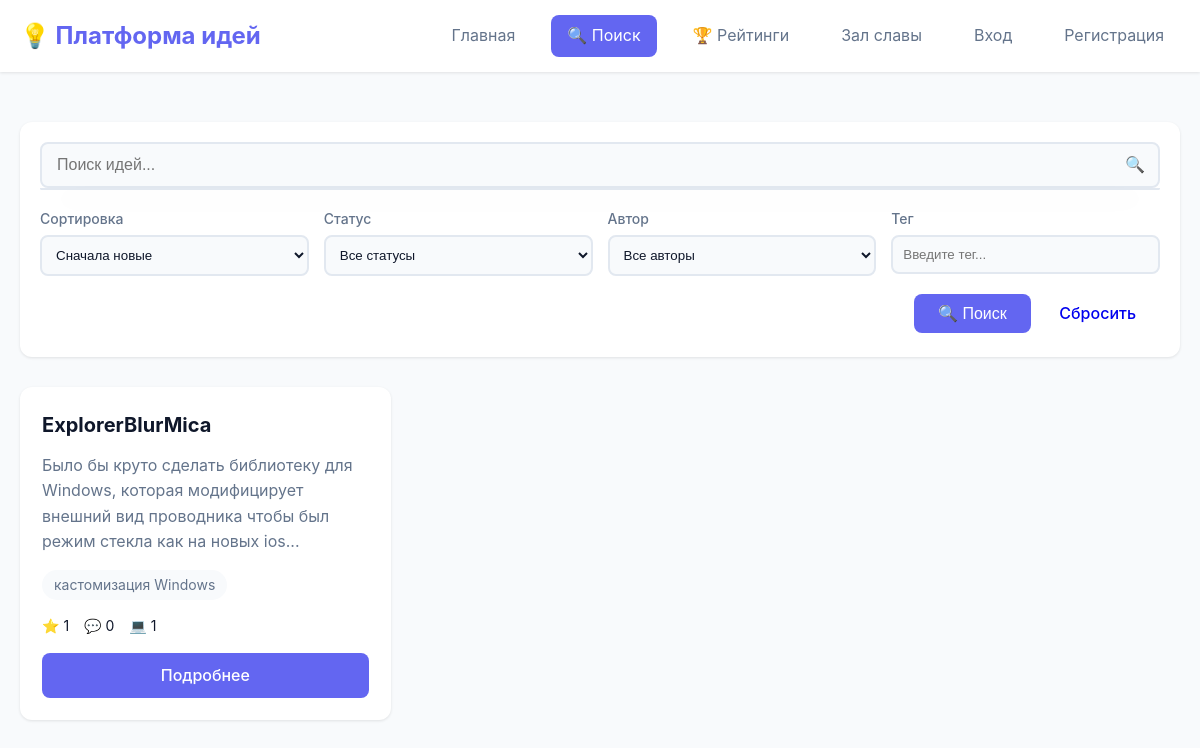
Screenshot of /open-source-ideas/search.php with the database file from the repository.
### tables this page shows
CREATE TABLE `ideas` (
  `id` int NOT NULL,
  `user_id` int NOT NULL,
  `title` varchar(255) NOT NULL,
  `description` text NOT NULL,
  `tags` varchar(255) DEFAULT NULL,
  `image` varchar(255) DEFAULT NULL,
  `created_at` timestamp NULL DEFAULT CURRENT_TIMESTAMP,
  `status` enum('new','in_progress','completed','abandoned') DEFAULT 'new',
  `views` int DEFAULT '0'
);

### open-source-ideas/config.php (called while the page is built, shortened)
<?php
function h($str) {
    return htmlspecialchars($str, ENT_QUOTES, 'UTF-8');
}

### open-source-ideas/search.php (the view, shortened to what this page needs)
<?php
require_once 'config.php';
$searchQuery = trim($_GET['q'] ?? '');
$sortBy = $_GET['sort'] ?? 'date_desc';
$filterTag = $_GET['tag'] ?? '';
$db = getDB();
$where = ['1=1'];
$params = [];
$orderBy = "i.created_at DESC";
$sql = "
    SELECT i.*, u.username,
        (SELECT COUNT(*) FROM idea_likes WHERE idea_id = i.id) as likes_count,
        (SELECT COUNT(*) FROM comments WHERE idea_id = i.id) as comments_count,
        (SELECT COUNT(*) FROM responses WHERE idea_id = i.id) as responses_count
    FROM ideas i
    JOIN users u ON i.user_id = u.id
    WHERE " . implode(" AND ", $where) . "
    ORDER BY $orderBy
";
$stmt = $db->prepare($sql);
$stmt->execute($params);
$ideas = $stmt->fetchAll();
?>
<!DOCTYPE html>
<html lang="ru">
<head>
    <?php include 'includes_head.php'; ?>
</head>
<body>
    <?php include 'navbar.php'; ?>
    <div class="container">
        <div class="search-container">
            <form method="GET" action="">
                <div class="search-box">
                    <input type="text"
                           name="q"
                           class="search-input"
                           placeholder="Поиск идей..."
                           value="<?= h($searchQuery) ?>"
                           autocomplete="off"
                           id="search-input">
                    <span class="search-icon">🔍</span>
                    <div class="autocomplete-results" id="autocomplete-results"></div>
                </div>
                <div class="filters-row">
                    <div class="filter-group">
                        <label for="sort">Сортировка</label>
                        <select name="sort" id="sort" class="filter-select">
                            <option value="date_desc" <?= $sortBy == 'date_desc' ? 'selected' : '' ?>>Сначала новые</option>
                        </select>
                    </div>
                    <div class="filter-group">
                        <label for="status">Статус</label>
                        <select name="status" id="status" class="filter-select">
                            <option value="">Все статусы</option>
                        </select>
                    </div>
                    <div class="filter-group">
                        <label for="author">Автор</label>
                        <select name="author" id="author" class="filter-select">
                            <option value="">Все авторы</option>
                        </select>
                    </div>
                    <div class="filter-group">
                        <label for="tag">Тег</label>
                        <input type="text" name="tag" id="tag" class="filter-select" placeholder="Введите тег..." value="<?= h($filterTag) ?>">
                    </div>
                </div>
                <div style="margin-top: 15px; text-align: right;">
                    <button type="submit" class="btn btn-primary">🔍 Поиск</button>
                    <a href="search.php" class="btn">Сбросить</a>
                </div>
            </form>
        </div>
        <?php if (empty($ideas)): ?>
            <div class="empty-state">
                <p>😕 Ничего не найдено. Попробуйте изменить параметры поиска.</p>
            </div>
        <?php else: ?>
            <div class="ideas-grid">
                <?php foreach ($ideas as $idea): ?>
                    <div class="idea-card">
                        <div class="idea-content">
                            <h3><?= h($idea['title']) ?></h3>
                            <p class="idea-description"><?= h(mb_substr($idea['description'], 0, 150)) ?>...</p>
                            <?php if ($idea['tags']): ?>
                                <div class="idea-tags">
                                    <?php foreach (array_slice(explode(',', $idea['tags']), 0, 3) as $tag): ?>
                                        <span class="tag"><?= h(trim($tag)) ?></span>
                                    <?php endforeach; ?>
                                </div>
                            <?php endif; ?>
                            <div style="margin: 15px 0; display: flex; gap: 15px; font-size: 14px;">
                                <span>⭐ <?= $idea['likes_count'] ?></span>
                                <span>💬 <?= $idea['comments_count'] ?></span>
                                <span>💻 <?= $idea['responses_count'] ?></span>
                            </div>
                            <a href="idea.php?id=<?= $idea['id'] ?>" class="btn btn-primary btn-block">Подробнее</a>
                        </div>
                    </div>
                <?php endforeach; ?>
            </div>
        <?php endif; ?>
    </div>
</body>
</html>

### open-source-ideas/style.css (style rules this page uses)
* { margin: 0; padding: 0; box-sizing: border-box; }
:root { --primary-color: #6366f1; --primary-hover: #4f46e5; --secondary-color: #64748b; --success-color: #22c55e; --danger-color: #ef4444; --background: #f8fafc; --surface: #ffffff; --text-primary: #0f172a; --text-secondary: #64748b; --border-color: #e2e8f0; --shadow: 0 1px 3px rgba(0, 0, 0, 0.1); --shadow-lg: 0 10px 40px rgba(0, 0, 0, 0.1); }
.search-container { background: var(--surface); padding: 20px; border-radius: 12px; margin-bottom: 30px; box-shadow: var(--shadow); }
.search-box { position: relative; margin-bottom: 20px; }
.search-input { width: 100%; padding: 12px 45px 12px 15px; border: 2px solid var(--border-color); border-radius: 8px; font-size: 16px; background: var(--background); color: var(--text-primary); transition: border-color 0.3s; }
.search-icon { position: absolute; right: 15px; top: 50%; transform: translateY(-50%); color: var(--text-secondary); }
.filters-row { display: grid; grid-template-columns: repeat(auto-fit, minmax(200px, 1fr)); gap: 15px; }
.filter-group { display: flex; flex-direction: column; }
.filter-group label { margin-bottom: 5px; font-size: 14px; font-weight: 500; color: var(--text-secondary); }
.filter-select { padding: 10px; border: 2px solid var(--border-color); border-radius: 8px; background: var(--background); color: var(--text-primary); cursor: pointer; transition: border-color 0.3s; }
.autocomplete-results { position: absolute; top: 100%; left: 0; right: 0; background: var(--surface); border: 2px solid var(--border-color); border-top: none; border-radius: 0 0 8px 8px; max-height: 300px; overflow-y: auto; z-index: 1000; box-shadow: var(--shadow-lg); }
body { font-family: -apple-system, BlinkMacSystemFont, 'Segoe UI', Roboto, 'Helvetica Neue', Arial, sans-serif; background: var(--background); color: var(--text-primary); line-height: 1.6; animation: fadeIn 0.3s ease-out; }
.container { max-width: 1400px; margin: 0 auto; padding: 20px; }
.ideas-grid { display: grid; grid-template-columns: repeat(auto-fill, minmax(320px, 1fr)); gap: 24px; margin-top: 30px; }
.idea-card { background: var(--surface); border-radius: 12px; overflow: hidden; box-shadow: var(--shadow); transition: all 0.4s cubic-bezier(0.4, 0, 0.2, 1); position: relative; border: 2px solid transparent; }
.idea-card::before { content: ''; position: absolute; top: 0; left: 0; right: 0; bottom: 0; border-radius: 12px; padding: 2px; background: linear-gradient(135deg, var(--primary-color), #8b5cf6, #ec4899); -webkit-mask: linear-gradient(#fff 0 0) content-box, linear-gradient(#fff 0 0); -webkit-mask-composite: xor; mask: linear-gradient(#fff 0 0) content-box, linear-gradient(#fff 0 0); mask-composite: exclude; opacity: 0; transition: opacity 0.4s; z-index: -1; }
.idea-content { padding: 20px; }
.idea-content h3 { margin-bottom: 12px; font-size: 20px; color: var(--text-primary); }
.idea-description { color: var(--text-secondary); margin-bottom: 15px; line-height: 1.6; }
.idea-tags { display: flex; flex-wrap: wrap; gap: 8px; margin-bottom: 15px; }
.tag { background: var(--background); color: var(--text-secondary); padding: 4px 12px; border-radius: 16px; font-size: 14px; text-decoration: none; transition: all 0.2s; }
.btn { display: inline-block; padding: 10px 24px; border-radius: 8px; text-decoration: none; font-weight: 500; transition: all 0.3s; border: none; cursor: pointer; font-size: 16px; }
.btn-primary { background: var(--primary-color); color: white; }
.btn-block { display: block; width: 100%; text-align: center; }

### rows the page displays
ideas: title "ExplorerBlurMica", description "Было бы круто сделать библиотеку для Windows, которая модифицирует внешний вид проводника чтобы был режим стекла как на новых ios", tags "кастомизация Windows", likes_count "1", comments_count "0", responses_count "1"
